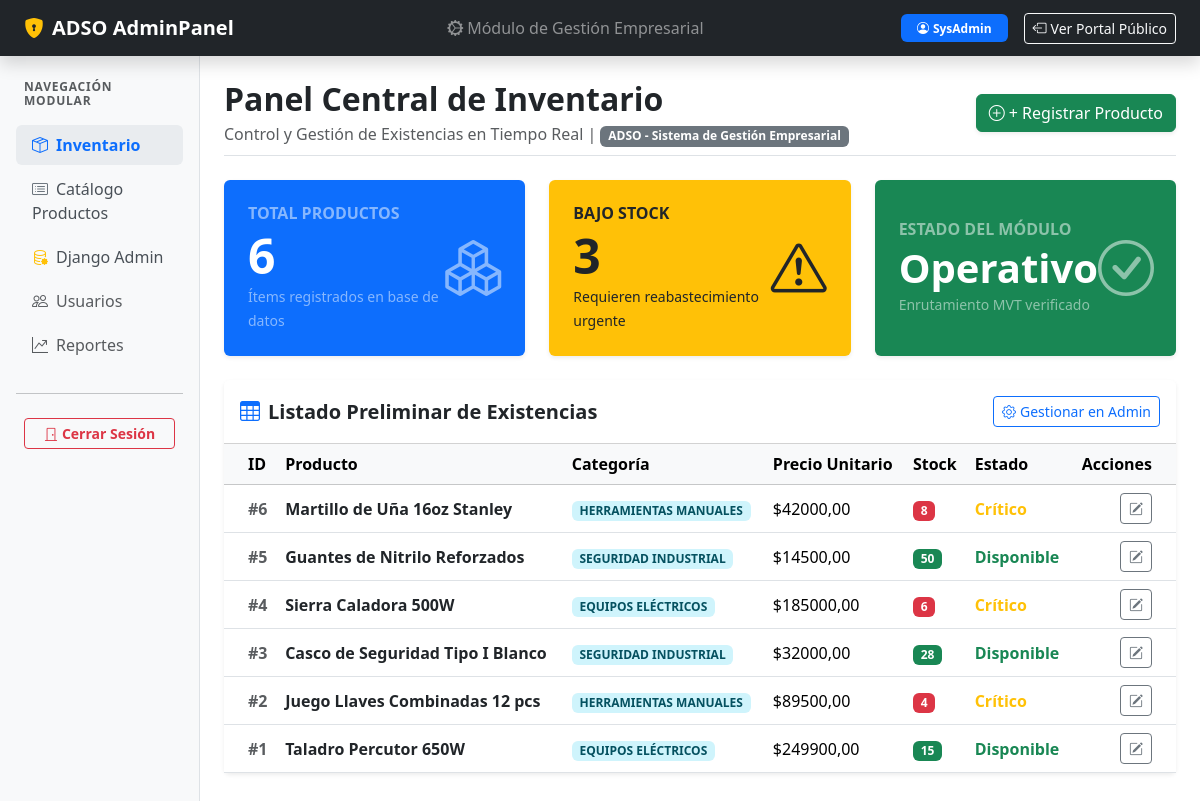
Page /inventario/ on the earlier database version.
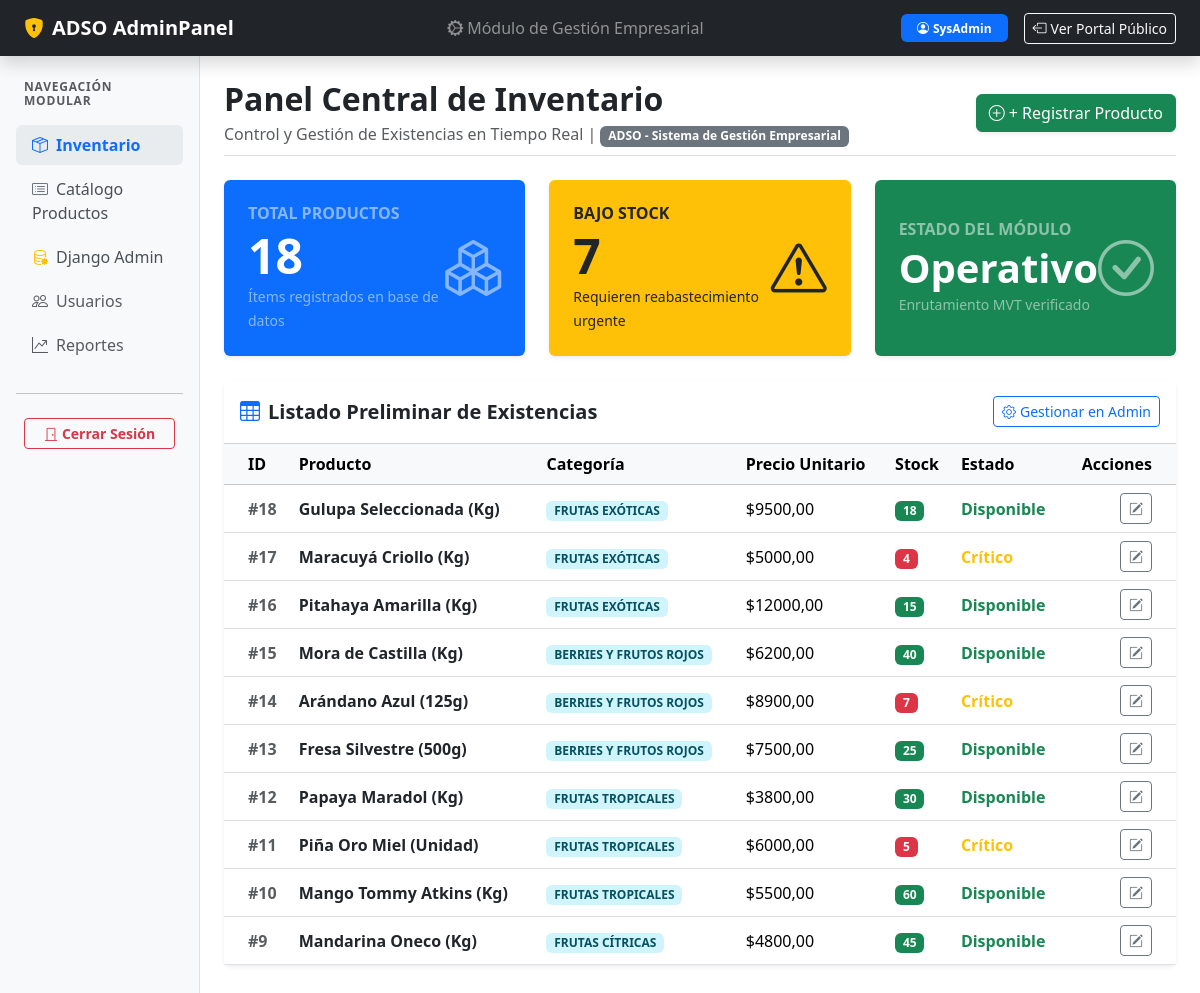
Same page on the later database version.
### inventario/models.py (models this page shows, shortened)
class Producto(models.Model):
    nombre = models.CharField(max_length=150, verbose_name="Nombre del Producto")
    precio = models.DecimalField(max_digits=10, decimal_places=2, verbose_name="Precio Unitario")
    stock = models.IntegerField(default=0, verbose_name="Stock Disponible")
    categoria = models.ForeignKey(
        Categoria,
        on_delete=models.CASCADE,
        related_name='productos',
        verbose_name="Categoría"
    )
    fecha_registro = models.DateTimeField(auto_now_add=True, verbose_name="Fecha de Registro")
    class Meta:
        verbose_name = "Producto"
        verbose_name_plural = "Productos"
        ordering = ['-fecha_registro']

class Categoria(models.Model):
    nombre = models.CharField(max_length=100, unique=True, verbose_name="Nombre de Categoría")
    descripcion = models.TextField(blank=True, null=True, verbose_name="Descripción")
    class Meta:
        verbose_name = "Categoría"
        verbose_name_plural = "Categorías"
        ordering = ['nombre']

### inventario/views.py (the view)
# urls.py: path('', views.dashboard_inventario, name='dashboard'),
def dashboard_inventario(request):
    try:
        total_productos = Producto.objects.count()
        bajo_stock = Producto.objects.filter(stock__lt=10).count()
        productos = Producto.objects.select_related('categoria').all()[:10]
    except Exception:
        total_productos = 0
        bajo_stock = 0
        productos = []
    contexto = {
        'titulo': 'Panel Central de Inventario',
        'subtitulo': 'Control y Gestión de Existencias en Tiempo Real',
        'total_productos': total_productos,
        'bajo_stock': bajo_stock,
        'productos': productos,
        'modulo': 'Inventario',
        'empresa': 'ADSO - Sistema de Gestión Empresarial',
    }
    return render(request, 'inventario/index.html', contexto)

### inventario/templates/inventario/index.html (shortened to what the changed rows need)
{% extends 'base_admin.html' %}
{% block content %}
<div class="d-flex justify-content-between align-items-center mb-4 pb-2 border-bottom">
    <div>
        <h1 class="h2 fw-bold text-dark mb-1">{{ titulo }}</h1>
    </div>
</div>
<div class="row g-4 mb-4">
    <div class="col-md-4">
        <div class="card text-white bg-primary shadow-sm border-0 h-100">
            <div class="card-body d-flex align-items-center justify-content-between p-4">
                <div>
                    <h6 class="card-title text-uppercase text-white-50 mb-1 fw-semibold">Total Productos</h6>
                    <div class="display-5 fw-bold">{{ total_productos }}</div>
                    <small class="text-white-50">Ítems registrados en base de datos</small>
                </div>
            </div>
        </div>
    </div>
    <div class="col-md-4">
        <div class="card text-white bg-warning shadow-sm border-0 h-100">
            <div class="card-body d-flex align-items-center justify-content-between p-4">
                <div>
                    <h6 class="card-title text-uppercase text-dark-50 mb-1 fw-semibold text-dark">Bajo Stock</h6>
                    <div class="display-5 fw-bold text-dark">{{ bajo_stock }}</div>
                    <small class="text-dark">Requieren reabastecimiento urgente</small>
                </div>
            </div>
        </div>
    </div>
</div>
<div class="card shadow-sm border-0 mb-4">
    <div class="card-body p-0">
        <div class="table-responsive">
            <table class="table table-hover align-middle mb-0">
                <thead class="table-light">
                    <tr>
                        <th class="ps-4">ID</th>
                        <th>Producto</th>
                        <th>Categoría</th>
                        <th>Precio Unitario</th>
                        <th>Stock</th>
                        <th>Estado</th>
                        <th class="text-end pe-4">Acciones</th>
                    </tr>
                </thead>
                <tbody>
                    {% if productos %}
                        {% for p in productos %}
                        <tr>
                            <td class="ps-4 fw-bold text-muted">#{{ p.id }}</td>
                            <td class="fw-semibold text-dark">{{ p.nombre|capfirst }}</td>
                            <td><span class="badge bg-info-subtle text-info-emphasis">{{ p.categoria.nombre|upper }}</span></td>
                            <td>${{ p.precio|floatformat:2 }}</td>
                            <td>
                                {% if p.stock < 10 %}
                                    <span class="badge bg-danger">{{ p.stock }}</span>
                                {% else %}
                                    <span class="badge bg-success">{{ p.stock }}</span>
                                {% endif %}
                            </td>
                            <td>
                                {% if p.stock == 0 %}
                                    <span class="text-danger fw-semibold">Agotado</span>
                                {% elif p.stock < 10 %}
                                    <span class="text-warning fw-semibold">Crítico</span>
                                {% else %}
                                    <span class="text-success fw-semibold">Disponible</span>
                                {% endif %}
                            </td>
                            <td class="text-end pe-4">
                                <a href="/admin/inventario/producto/{{ p.id }}/change/" class="btn btn-sm btn-outline-secondary">
                                    <i class="bi bi-pencil-square"></i>
                                </a>
                            </td>
                        </tr>
                        {% endfor %}
                    {% endif %}
                </tbody>
            </table>
        </div>
    </div>
</div>
{% endblock content %}

Differences in the rows shown:
no longer on this page (row unchanged): Producto: id "6", nombre "Martillo de Uña 16oz Stanley", categoria.nombre "HERRAMIENTAS MANUALES", precio "42000,00", stock "8", shows "Crítico"
no longer on this page (row unchanged): Producto: id "5", nombre "Guantes de Nitrilo Reforzados", categoria.nombre "SEGURIDAD INDUSTRIAL", precio "14500,00", stock "50", shows "Disponible"
no longer on this page (row unchanged): Producto: id "4", nombre "Sierra Caladora 500W", categoria.nombre "EQUIPOS ELÉCTRICOS", precio "185000,00", stock "6", shows "Crítico"
no longer on this page (row unchanged): Producto: id "3", nombre "Casco de Seguridad Tipo I Blanco", categoria.nombre "SEGURIDAD INDUSTRIAL", precio "32000,00", stock "28", shows "Disponible"
no longer on this page (row unchanged): Producto: id "2", nombre "Juego Llaves Combinadas 12 pcs", categoria.nombre "HERRAMIENTAS MANUALES", precio "89500,00", stock "4", shows "Crítico"
no longer on this page (row unchanged): Producto: id "1", nombre "Taladro Percutor 650W", categoria.nombre "EQUIPOS ELÉCTRICOS", precio "249900,00", stock "15", shows "Disponible"
added Producto: id "18", nombre "Gulupa Seleccionada (Kg)", categoria.nombre "FRUTAS EXÓTICAS", precio "9500,00", stock "18", shows "Disponible"
added Producto: id "17", nombre "Maracuyá Criollo (Kg)", categoria.nombre "FRUTAS EXÓTICAS", precio "5000,00", stock "4", shows "Crítico"
added Producto: id "16", nombre "Pitahaya Amarilla (Kg)", categoria.nombre "FRUTAS EXÓTICAS", precio "12000,00", stock "15", shows "Disponible"
added Producto: id "15", nombre "Mora de Castilla (Kg)", categoria.nombre "BERRIES Y FRUTOS ROJOS", precio "6200,00", stock "40", shows "Disponible"
added Producto: id "14", nombre "Arándano Azul (125g)", categoria.nombre "BERRIES Y FRUTOS ROJOS", precio "8900,00", stock "7", shows "Crítico"
added Producto: id "13", nombre "Fresa Silvestre (500g)", categoria.nombre "BERRIES Y FRUTOS ROJOS", precio "7500,00", stock "25", shows "Disponible"
added Producto: id "12", nombre "Papaya Maradol (Kg)", categoria.nombre "FRUTAS TROPICALES", precio "3800,00", stock "30", shows "Disponible"
added Producto: id "11", nombre "Piña Oro Miel (Unidad)", categoria.nombre "FRUTAS TROPICALES", precio "6000,00", stock "5", shows "Crítico"
added Producto: id "10", nombre "Mango Tommy Atkins (Kg)", categoria.nombre "FRUTAS TROPICALES", precio "5500,00", stock "60", shows "Disponible"
added Producto: id "9", nombre "Mandarina Oneco (Kg)", categoria.nombre "FRUTAS CÍTRICAS", precio "4800,00", stock "45", shows "Disponible"
Other differences:
{{ total_productos }}: "6" → "18"
{{ bajo_stock }}: "3" → "7"
